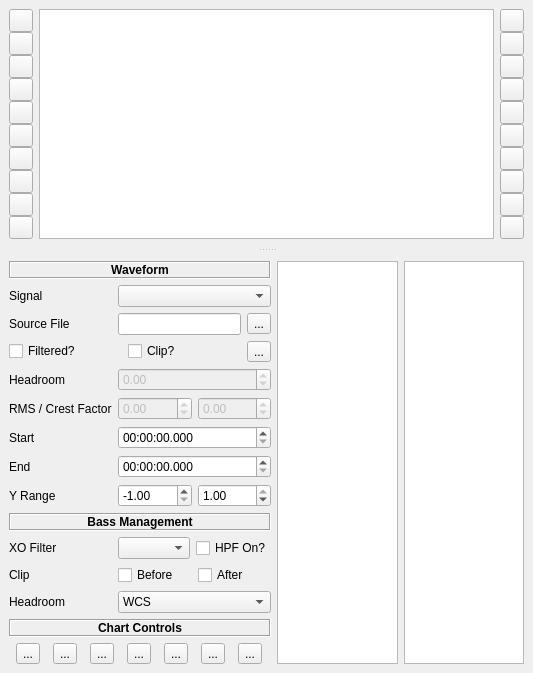
         <widget class="QSplitter" name="chartSplitter">
          <property name="lineWidth">
           <number>1</number>
          </property>
          <property name="orientation">
           <enum>Qt::Vertical</enum>
          </property>
          <widget class="QFrame" name="mainChartContainer">
           <layout class="QHBoxLayout" name="mainChartLayout" stretch="0,1,0">
            <item>
             <widget class="QFrame" name="mainChartLeftTools">
              <property name="lineWidth">
               <number>0</number>
              </property>
              <layout class="QVBoxLayout" name="mainChartLeftToolLayout">
               <property name="spacing">
                <number>0</number>
               </property>
               <property name="leftMargin">
                <number>0</number>
               </property>
               <property name="topMargin">
                <number>0</number>
               </property>
               <property name="rightMargin">
                <number>0</number>
               </property>
               <property name="bottomMargin">
                <number>0</number>
               </property>
               <item>
                <layout class="QVBoxLayout" name="mainChartLeftToolTopLayout">
                 <item>
                  <widget class="QToolButton" name="y1MaxPlus10Button"/>
                 </item>
                 <item>
                  <widget class="QToolButton" name="y1MaxPlus5Button"/>
                 </item>
                 <item>
                  <widget class="QToolButton" name="y1MaxMinus5Button"/>
                 </item>
                 <item>
                  <widget class="QToolButton" name="y1MaxMinus10Button"/>
                 </item>
                 <item>
                  <spacer name="leftToolTopSpacer">
                   <property name="orientation">
                    <enum>Qt::Vertical</enum>
                   </property>
                   <property name="sizeHint" stdset="0">
                    <size>
                     <width>20</width>
                     <height>40</height>
                    </size>
                   </property>
                  </spacer>
                 </item>
                </layout>
               </item>
               <item>
                <layout class="QVBoxLayout" name="mainChartLeftToolMidLayout">
                 <item>
                  <spacer name="leftToolMidTopSpacer">
                   <property name="orientation">
                    <enum>Qt::Vertical</enum>
                   </property>
                   <property name="sizeHint" stdset="0">
                    <size>
                     <width>20</width>
                     <height>40</height>
                    </size>
                   </property>
                  </spacer>
                 </item>
                 <item>
                  <widget class="QToolButton" name="y1AutoOnButton">
                   <property name="checkable">
                    <bool>true</bool>
                   </property>
                  </widget>
                 </item>
                 <item>
                  <widget class="QToolButton" name="y1AutoOffButton">
                   <property name="checkable">
                    <bool>true</bool>
                   </property>
                  </widget>
                 </item>
                 <item>
                  <spacer name="leftToolMidBottomSpacer">
                   <property name="orientation">
                    <enum>Qt::Vertical</enum>
                   </property>
                   <property name="sizeHint" stdset="0">
                    <size>
                     <width>20</width>
                     <height>40</height>
                    </size>
                   </property>
                  </spacer>
                 </item>
                </layout>
               </item>
               <item>
                <layout class="QVBoxLayout" name="mainChartLeftToolBottomLayout">
                 <item>
                  <spacer name="leftToolBottomSpacer">
                   <property name="orientation">
                    <enum>Qt::Vertical</enum>
                   </property>
                   <property name="sizeHint" stdset="0">
                    <size>
                     <width>20</width>
                     <height>40</height>
                    </size>
                   </property>
                  </spacer>
                 </item>
                 <item>
                  <widget class="QToolButton" name="y1MinPlus10Button"/>
                 </item>
                 <item>
                  <widget class="QToolButton" name="y1MinPlus5Button"/>
                 </item>
                 <item>
                  <widget class="QToolButton" name="y1MinMinus5Button"/>
                 </item>
                 <item>
                  <widget class="QToolButton" name="y1MinMinus10Button"/>
                 </item>
                </layout>
               </item>
              </layout>
             </widget>
            </item>
            <item>
             <widget class="MplWidget" name="mainChart"/>
            </item>
            <item>
             <widget class="QFrame" name="mainChartRightTools">
              <property name="lineWidth">
               <number>0</number>
              </property>
              <layout class="QVBoxLayout" name="mainChartRightToolLayout">
               <property name="spacing">
                <number>0</number>
               </property>
               <property name="leftMargin">
                <number>0</number>
               </property>
               <property name="topMargin">
                <number>0</number>
               </property>
               <property name="rightMargin">
                <number>0</number>
               </property>
               <property name="bottomMargin">
                <number>0</number>
               </property>
               <item>
                <layout class="QVBoxLayout" name="mainChartRightToolTopLayout">
                 <item>
                  <widget class="QToolButton" name="y2MaxPlus10Button"/>
                 </item>
                 <item>
                  <widget class="QToolButton" name="y2MaxPlus5Button"/>
                 </item>
                 <item>
                  <widget class="QToolButton" name="y2MaxMinus5Button"/>
                 </item>
                 <item>
                  <widget class="QToolButton" name="y2MaxMinus10Button"/>
                 </item>
                 <item>
                  <spacer name="rightToolTopSpacer">
                   <property name="orientation">
                    <enum>Qt::Vertical</enum>
                   </property>
                   <property name="sizeHint" stdset="0">
                    <size>
                     <width>20</width>
                     <height>40</height>
                    </size>
                   </property>
                  </spacer>
                 </item>
                </layout>
               </item>
               <item>
                <layout class="QVBoxLayout" name="mainChartRightToolMidLayout">
                 <item>
                  <spacer name="rightToolMidTopSpacer">
                   <property name="orientation">
                    <enum>Qt::Vertical</enum>
                   </property>
                   <property name="sizeHint" stdset="0">
                    <size>
                     <width>20</width>
                     <height>40</height>
                    </size>
                   </property>
                  </spacer>
                 </item>
                 <item>
                  <widget class="QToolButton" name="y2AutoOnButton">
                   <property name="checkable">
                    <bool>true</bool>
                   </property>
                  </widget>
                 </item>
                 <item>
                  <widget class="QToolButton" name="y2AutoOffButton">
                   <property name="checkable">
                    <bool>true</bool>
                   </property>
                  </widget>
                 </item>
                 <item>
                  <spacer name="rightToolMidBottomSpacer">
                   <property name="orientation">
                    <enum>Qt::Vertical</enum>
                   </property>
                   <property name="sizeHint" stdset="0">
                    <size>
                     <width>20</width>
                     <height>40</height>
                    </size>
                   </property>
                  </spacer>
                 </item>
                </layout>
               </item>
               <item>
                <layout class="QVBoxLayout" name="mainChartRightToolBottomLayout">
                 <item>
                  <spacer name="rightToolBottomSpacer">
                   <property name="orientation">
                    <enum>Qt::Vertical</enum>
                   </property>
                   <property name="sizeHint" stdset="0">
                    <size>
                     <width>20</width>
                     <height>40</height>
                    </size>
                   </property>
                  </spacer>
                 </item>
                 <item>
                  <widget class="QToolButton" name="y2MinPlus10Button"/>
                 </item>
                 <item>
                  <widget class="QToolButton" name="y2MinPlus5Button"/>
                 </item>
                 <item>
                  <widget class="QToolButton" name="y2MinMinus5Button"/>
                 </item>
                 <item>
                  <widget class="QToolButton" name="y2MinMinus10Button"/>
                 </item>
                </layout>
               </item>
              </layout>
             </widget>
            </item>
           </layout>
          </widget>
          <widget class="QFrame" name="waveformContainer">
           <layout class="QHBoxLayout" name="waveformLayout" stretch="0,1,1">
            <item>
             <layout class="QGridLayout" name="waveformControls">
              <item row="3" column="0" colspan="2">
               <layout class="QHBoxLayout" name="checkboxContainer">
                <item>
                 <widget class="QCheckBox" name="waveformIsFiltered">
                  <property name="text">
                   <string>Filtered?</string>
                  </property>
                 </widget>
                </item>
                <item>
                 <widget class="QCheckBox" name="hardClipWaveform">
                  <property name="text">
                   <string>Clip?</string>
                  </property>
                 </widget>
                </item>
                <item>
                 <widget class="QToolButton" name="saveWaveformChartButton">
                  <property name="text">
                   <string>...</string>
                  </property>
                 </widget>
                </item>
               </layout>
              </item>
              <item row="1" column="0">
               <widget class="QLabel" name="signalSelectorLabel">
                <property name="text">
                 <string>Signal</string>
                </property>
               </widget>
              </item>
              <item row="4" column="1">
               <widget class="QDoubleSpinBox" name="headroom">
                <property name="enabled">
                 <bool>false</bool>
                </property>
                <property name="minimum">
                 <double>-120.000000000000000</double>
                </property>
                <property name="maximum">
                 <double>120.000000000000000</double>
                </property>
                <property name="singleStep">
                 <double>0.010000000000000</double>
                </property>
               </widget>
              </item>
              <item row="2" column="1">
               <layout class="QHBoxLayout" name="sourceFileLayout">
                <item>
                 <widget class="QLineEdit" name="sourceFile">
                  <property name="readOnly">
                   <bool>true</bool>
                  </property>
                 </widget>
                </item>
                <item>
                 <widget class="QToolButton" name="loadSignalButton">
                  <property name="text">
                   <string>...</string>
                  </property>
                 </widget>
                </item>
               </layout>
              </item>
              <item row="2" column="0">
               <widget class="QLabel" name="sourceFileLabel">
                <property name="text">
                 <string>Source File</string>
                </property>
               </widget>
              </item>
              <item row="6" column="1">
               <widget class="QTimeEdit" name="startTime">
                <property name="displayFormat">
                 <string>HH:mm:ss.zzz</string>
                </property>
               </widget>
              </item>
              <item row="5" column="1">
               <layout class="QHBoxLayout" name="analysisLayout">
                <item>
                 <widget class="QDoubleSpinBox" name="rmsLevel">
                  <property name="enabled">
                   <bool>false</bool>
                  </property>
                  <property name="minimum">
                   <double>-120.000000000000000</double>
                  </property>
                  <property name="maximum">
                   <double>120.000000000000000</double>
                  </property>
                  <property name="singleStep">
                   <double>0.010000000000000</double>
                  </property>
                 </widget>
                </item>
                <item>
                 <widget class="QDoubleSpinBox" name="crestFactor">
                  <property name="enabled">
                   <bool>false</bool>
                  </property>
                  <property name="minimum">
                   <double>-120.000000000000000</double>
                  </property>
                  <property name="maximum">
                   <double>120.000000000000000</double>
                  </property>
                  <property name="singleStep">
                   <double>0.010000000000000</double>
                  </property>
                 </widget>
                </item>
               </layout>
              </item>
              <item row="5" column="0">
               <widget class="QLabel" name="analysisLabel">
                <property name="text">
                 <string>RMS / Crest Factor</string>
                </property>
               </widget>
              </item>
              <item row="9" column="0" colspan="2">
               <widget class="QLabel" name="bmHeaderLabel">
                <property name="font">
                 <font>
                  <weight>75</weight>
                  <bold>true</bold>
                 </font>
                </property>
                <property name="frameShape">
                 <enum>QFrame::Box</enum>
                </property>
                <property name="frameShadow">
                 <enum>QFrame::Sunken</enum>
                </property>
                <property name="text">
                 <string>Bass Management</string>
                </property>
                <property name="alignment">
                 <set>Qt::AlignCenter</set>
                </property>
               </widget>
              </item>
              <item row="1" column="1">
               <widget class="QComboBox" name="signalSelector"/>
              </item>
              <item row="8" column="1">
               <layout class="QHBoxLayout" name="yRangeLayout">
                <item>
                 <widget class="QDoubleSpinBox" name="yMin">
                  <property name="minimum">
                   <double>-1.000000000000000</double>
                  </property>
                  <property name="maximum">
                   <double>1.000000000000000</double>
                  </property>
                  <property name="singleStep">
                   <double>0.010000000000000</double>
                  </property>
                  <property name="value">
                   <double>-1.000000000000000</double>
                  </property>
                 </widget>
                </item>
                <item>
                 <widget class="QDoubleSpinBox" name="yMax">
                  <property name="minimum">
                   <double>-1.000000000000000</double>
                  </property>
                  <property name="maximum">
                   <double>1.000000000000000</double>
                  </property>
                  <property name="singleStep">
                   <double>0.010000000000000</double>
                  </property>
                  <property name="value">
                   <double>1.000000000000000</double>
                  </property>
                 </widget>
                </item>
               </layout>
              </item>
              <item row="0" column="0" colspan="2">
               <widget class="QLabel" name="label_2">
                <property name="font">
                 <font>
                  <weight>75</weight>
                  <bold>true</bold>
                 </font>
                </property>
                <property name="frameShape">
                 <enum>QFrame::Box</enum>
                </property>
                <property name="frameShadow">
                 <enum>QFrame::Sunken</enum>
                </property>
                <property name="text">
                 <string>Waveform</string>
                </property>
                <property name="alignment">
                 <set>Qt::AlignCenter</set>
                </property>
               </widget>
              </item>
              <item row="7" column="1">
               <widget class="QTimeEdit" name="endTime">
                <property name="displayFormat">
                 <string>HH:mm:ss.zzz</string>
                </property>
               </widget>
              </item>
              <item row="14" column="0" colspan="2">
               <layout class="QHBoxLayout" name="horizontalLayout">
                <item>
                 <widget class="QToolButton" name="compareSpectrumButton">
                  <property name="text">
                   <string>...</string>
                  </property>
                 </widget>
                </item>
                <item>
                 <widget class="QToolButton" name="showSpectrumButton">
                  <property name="text">
                   <string>...</string>
                  </property>
                 </widget>
                </item>
                <item>
                 <widget class="QToolButton" name="hideSpectrumButton">
                  <property name="text">
                   <string>...</string>
                  </property>
                 </widget>
                </item>
                <item>
                 <widget class="QToolButton" name="filteredSpectrumLimitsButton">
                  <property name="text">
                   <string>...</string>
                  </property>
                 </widget>
                </item>
                <item>
                 <widget class="QToolButton" name="zoomInButton">
                  <property name="text">
                   <string>...</string>
                  </property>
                 </widget>
                </item>
                <item>
                 <widget class="QToolButton" name="zoomOutButton">
                  <property name="text">
                   <string>...</string>
                  </property>
                 </widget>
                </item>
                <item>
                 <widget class="QToolButton" name="showStatsButton">
                  <property name="text">
                   <string>...</string>
                  </property>
                 </widget>
                </item>
               </layout>
              </item>
              <item row="11" column="0">
               <widget class="QLabel" name="bmClippingLabel">
                <property name="text">
                 <string>Clip</string>
                </property>
               </widget>
              </item>
              <item row="8" column="0">
               <widget class="QLabel" name="yRangeLabel">
                <property name="text">
                 <string>Y Range</string>
                </property>
               </widget>
              </item>
              <item row="15" column="0" colspan="2">
               <spacer name="verticalSpacer">
                <property name="orientation">
                 <enum>Qt::Vertical</enum>
                </property>
                <property name="sizeHint" stdset="0">
                 <size>
                  <width>20</width>
                  <height>40</height>
                 </size>
                </property>
               </spacer>
              </item>
              <item row="4" column="0">
               <widget class="QLabel" name="headroomLabel">
                <property name="text">
                 <string>Headroom</string>
                </property>
               </widget>
              </item>
              <item row="12" column="1">
               <widget class="QComboBox" name="bmHeadroom">
                <item>
                 <property name="text">
                  <string>WCS</string>
                 </property>
                </item>
                <item>
                 <property name="text">
                  <string>-8</string>
                 </property>
                </item>
                <item>
                 <property name="text">
                  <string>-7</string>
                 </property>
                </item>
                <item>
                 <property name="text">
                  <string>-6</string>
                 </property>
                </item>
                <item>
                 <property name="text">
                  <string>-5</string>
                 </property>
                </item>
               </widget>
              </item>
              <item row="7" column="0">
               <widget class="QLabel" name="endTimeLabel">
                <property name="text">
                 <string>End</string>
                </property>
               </widget>
              </item>
              <item row="10" column="1">
               <layout class="QHBoxLayout" name="bmLayout">
                <item>
                 <widget class="QComboBox" name="bmlpfPosition"/>
                </item>
                <item>
                 <widget class="QCheckBox" name="bmhpfOn">
                  <property name="text">
                   <string>HPF On?</string>
                  </property>
                 </widget>
                </item>
               </layout>
              </item>
              <item row="6" column="0">
               <widget class="QLabel" name="startTimeLabel">
                <property name="text">
                 <string>Start</string>
                </property>
               </widget>
              </item>
              <item row="10" column="0">
               <widget class="QLabel" name="bmlpfPositionLabel">
                <property name="text">
                 <string>XO Filter</string>
                </property>
               </widget>
              </item>
              <item row="11" column="1">
               <layout class="QHBoxLayout" name="bmClippingOptions">
                <item>
                 <widget class="QCheckBox" name="bmClipBefore">
                  <property name="text">
                   <string>Before</string>
                  </property>
                 </widget>
                </item>
                <item>
                 <widget class="QCheckBox" name="bmClipAfter">
                  <property name="text">
                   <string>After</string>
                  </property>
                 </widget>
                </item>
               </layout>
              </item>
              <item row="12" column="0">
               <widget class="QLabel" name="bmHeadroomLabel">
                <property name="text">
                 <string>Headroom</string>
                </property>
               </widget>
              </item>
              <item row="13" column="0" colspan="2">
               <widget class="QLabel" name="label_3">
                <property name="font">
                 <font>
                  <weight>75</weight>
                  <bold>true</bold>
                 </font>
                </property>
                <property name="frameShape">
                 <enum>QFrame::Box</enum>
                </property>
                <property name="frameShadow">
                 <enum>QFrame::Sunken</enum>
                </property>
                <property name="text">
                 <string>Chart Controls</string>
                </property>
                <property name="alignment">
                 <set>Qt::AlignCenter</set>
                </property>
               </widget>
              </item>
             </layout>
            </item>
            <item>
             <widget class="PlotWidgetWithDateAxis" name="waveformChart"/>
            </item>
            <item>
             <widget class="MplWidget" name="filteredSpectrumChart"/>
            </item>
           </layout>
          </widget>
         </widget>
